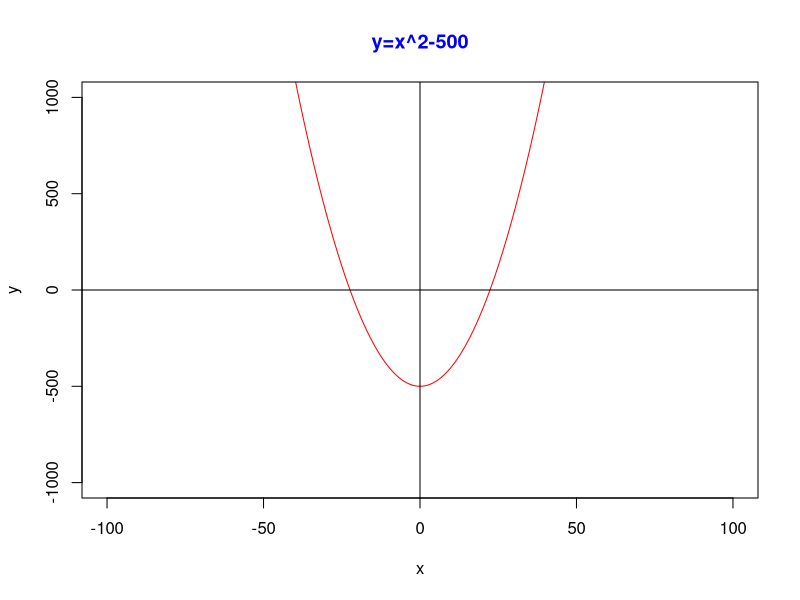

Source code (R):
# generating the graph for y=x^2-500

x = -50:50
y = x^2-500
plot(x,y, type="l", col="red", xlim=c(-100,100), ylim=c(-1000, 1000))
abline(h=0, v=0)
title(main="y=x^2-500", col.main="blue", font.main=2)


